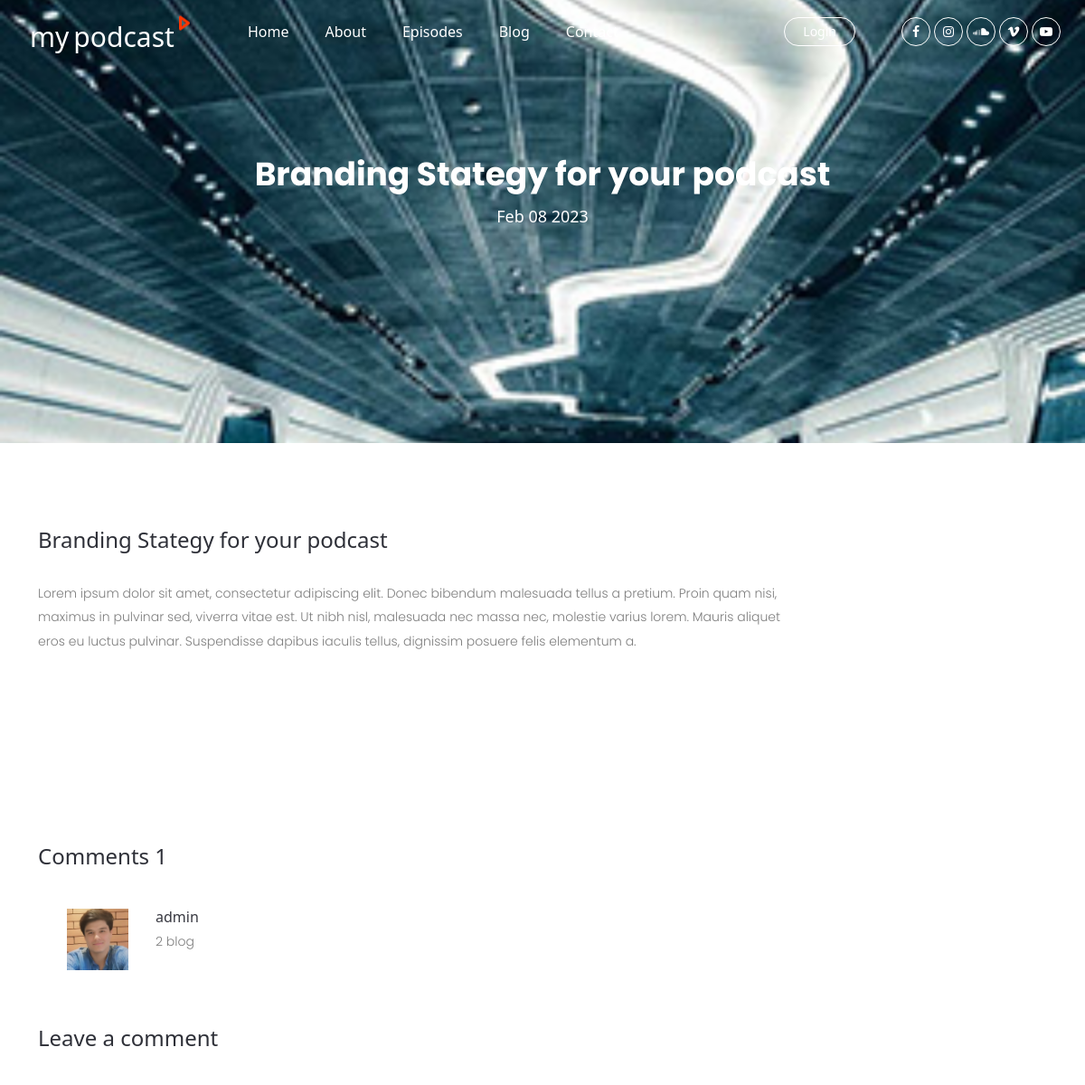
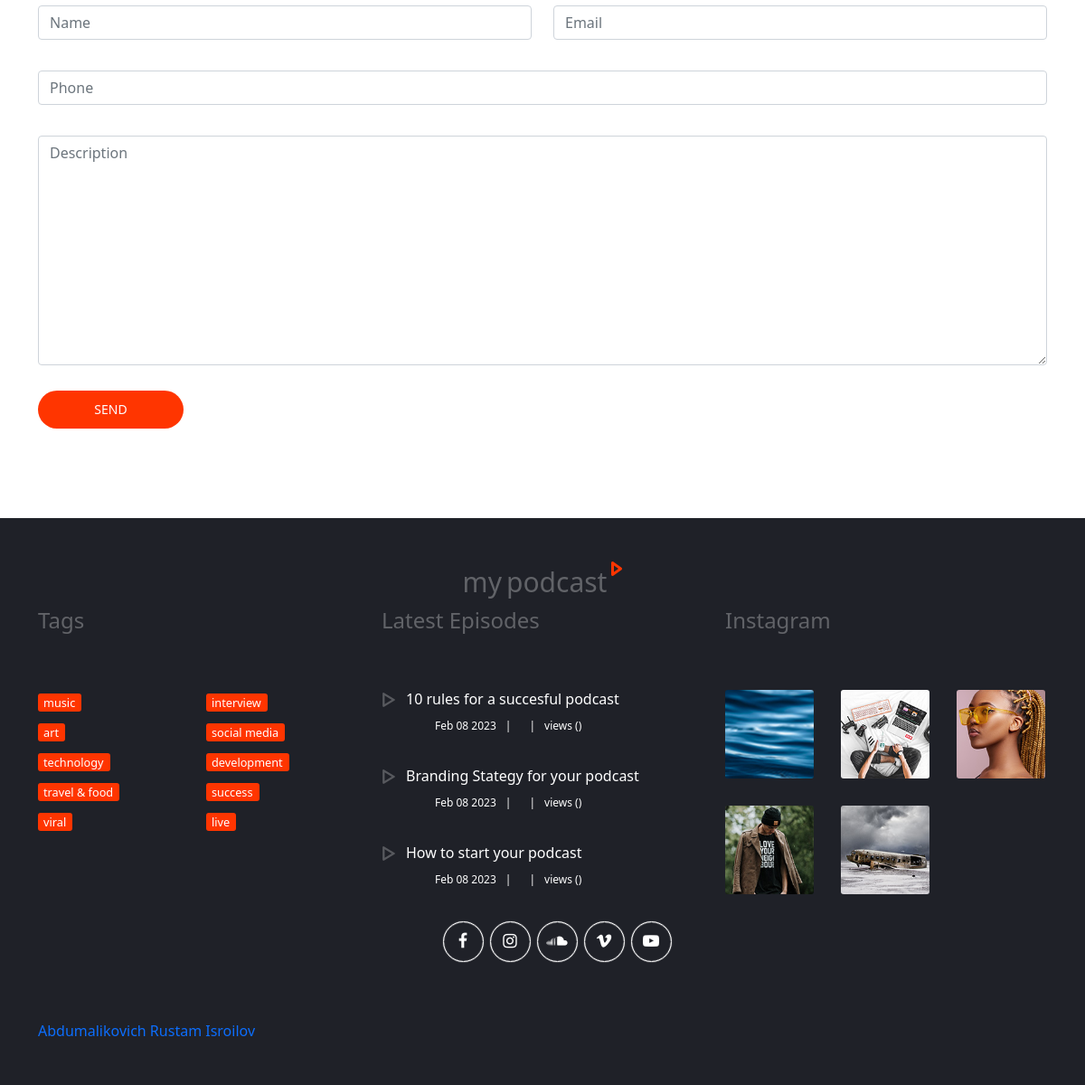
The page /blog/detail/2/ on the database its author committed (2 pictures, top to bottom).
### blog/models.py (models this page shows, shortened)
class Blog(models.Model):
    author = models.ForeignKey(Profile, on_delete=models.CASCADE)
    title = models.CharField(max_length=202)
    image = models.ImageField()
    description = models.TextField()
    created_at = models.DateTimeField(auto_now_add=True)

class CommentBlog(models.Model):
    Name = models.CharField(max_length=202, null=True, blank=True)
    Email = models.EmailField(null=True, blank=True)
    Phone = models.CharField(max_length=202, null=True, blank=True)
    author = models.ForeignKey(Profile, on_delete=models.CASCADE, null=True, blank=True)
    article = models.ForeignKey(Blog, on_delete=models.CASCADE, related_name='comments')
    Description = models.TextField(max_length=303, null=True, blank=True)
    created_at = models.DateTimeField(auto_now_add=True)

class Tag(models.Model):
    title = models.CharField(max_length=202)

### author/models.py (models this page shows)
class Profile(models.Model):
    user = models.OneToOneField(User, on_delete=models.CASCADE)
    avatar = models.ImageField(null=True, blank=True)
    bio = models.CharField(max_length=202)
    def __str__(self):
        if self.user.get_full_name():
            return self.user.get_full_name()
        return self.user.username

### blog/views.py (the view)
# urls.py: path('detail/<int:pk>/', detail_blog, name='detail_blog'),
def detail_blog(request, pk):
    obj = Blog.objects.order_by('-id')[:3]
    obj_detail = Blog.objects.get(id=pk)
    tags = Tag.objects.all()
    tag = request.GET.get('tag')
    form = CommentBlogForm(request.POST or None)
    if request.user.is_authenticated:
        if form.is_valid():
            com = form.save(commit=False)
            com.article = obj_detail
            com.author_id = request.user.profile.id
            com.save()
            return redirect('.')
    else:
        if form.is_valid():
            com = form.save(commit=False)
            com.article = obj_detail
            com.save()
            return redirect('.')
    if tag:
        obj = obj.filter(tags__title__icontains=tag)
    ctx = {
        'objs': obj,
        "details": obj_detail,
        'tags': tags,
        'form': form,
    }
    return render(request, 'mypodcast/blog-detail.html', ctx)

### blog/forms.py
class CommentBlogForm(forms.ModelForm):
    class Meta:
        model = CommentBlog
        fields = '__all__'
        exclude = ['article', 'author']
    def __init__(self, *args, **kwargs):
        super(CommentBlogForm, self).__init__(*args, **kwargs)
        for field_name, field in self.fields.items():
            field.widget.attrs['class'] = 'form-control'
            field.widget.attrs['placeholder'] = field_name

### templates/mypodcast/blog-detail.html (shortened to what this page needs)
<!DOCTYPE html>
{% load static %}
<html lang="en">
<head>
    <link rel="stylesheet" type="text/css" href="{% static 'styles/bootstrap-4.1.2/bootstrap.min.css' %}">
    <link href="{% static 'plugins/font-awesome-4.7.0/css/font-awesome.min.css' %}" rel="stylesheet" type="text/css">
    <link href="{% static 'plugins/colorbox/colorbox.css' %}" rel="stylesheet" type="text/css">
    <link rel="stylesheet" type="text/css" href="{% static 'styles/episode.css' %}">
    <link rel="stylesheet" type="text/css" href="{% static 'styles/episode_responsive.css' %}">
</head>
<body>
<div class="super_container">
    {% include 'header.html' %}
    <div class="home">
        <div class="parallax_background parallax-window" data-parallax="scroll" data-image-src="{{ details.image.url }}"
             data-speed="0.8"></div>
        <div class="home_container">
            <div class="container">
                <div class="row">
                    <div class="col">
                        <div class="home_content text-center">
                            <div class="home_title"><h1>{{ details.title }}</h1></div>
                            <div class="home_subtitle text-center">{{ details.created_at|date:'M d Y' }}</div>
                        </div>
                    </div>
                </div>
            </div>
        </div>
    </div>
</div>
<div class="episode_container">
    <div class="container">
        <div class="row">
            <div class="col-lg-9 episode_col order-lg-2 order-1">
                <div class="intro">
                    <div class="section_title">{{ details.title }}</div>
                    <div class="intro_text">
                        <p>{{ details.description }}</p>
                    </div>
                </div>
            </div>
        </div>
    </div>
</div>
<div class="episode_container">
    <div class="container">
        <div class="comments">
            <div class="section_title">Comments {{ details.comments.count }}</div>
            <div class="comments_container">
                <ul>
                    {% for comment in details.comments.all %}
                        <li class="d-flex flex-row">
                            <div>
                                {% if comment.author.avatar %}
                                    <div class="comment_image"><img src="{{ comment.author.avatar.url }}"
                                                                    alt=""></div>
                                {% else %}
                                    <div class="comment_image"><img src="{% static 'images/avatar.png' %}"
                                                                    alt=""></div>
                                {% endif %}
                            </div>
                            <div class="comment_content">
                                <div class="user_name"><a href="#">
                                    {% if comment.author %}{{ comment.author }}{% else %}
                                        {{ comment.Name }}{% endif %}</a></div>
                                <div class="comment_text">
                                    <p>{{ comment.Description }}</p>
                                </div>
                            </div>
                        </li>
                    {% endfor %}
                </ul>
            </div>
        </div>
        <div class="comment_form_container">
            <div class="section_title">Leave a comment</div>
            <form method="post" action="#" id="comment_form" class="comment_form">
                {% if request.user.is_authenticated %}
                    {{ form.Description }}
                    <button class="comment_button button_fill">send</button>
                {% else %}
                    <div class="row">
                        <div class="col-md-6">
                            {{ form.Name }}
                        </div>
                        <div class="col-md-6">
                            {{ form.Email }}
                        </div>
                    </div>
                    <div>{{ form.Phone }}</div>
                    <div>{{ form.Description }}</div>
                    <button class="comment_button button_fill">send</button>
                {% endif %}
            </form>
        </div>
    </div>
</div>
{% include 'footer.html' %}
</body>
</html>

### templates/footer.html (shortened to what this page needs)
{% load static %}
     <footer class="footer">
        <div class="container">
            <div class="row footer_logo_row">
                <div class="col d-flex flex-row align-items-center justify-content-center">
                    <div class="logo">
                        <a href="#"><span>my</span>podcast<img src="{% static 'images/play.png' %}" alt=""></a>
                    </div>
                </div>
            </div>
            <div class="row footer_content_row">
                <div class="col-lg-4">
                    <div class="footer_title">Tags</div>
                    <div class="footer_list">
                        {% for tag in tags %}
                        <div>
                            <div><a href="{% url 'episode' %}?tag={{ tag.title }}">{{ tag.title }}</a></div>
                        </div>
                        {% endfor %}
                    </div>
                </div>
                <div class="col-lg-4">
                    <div class="footer_title">Latest Episodes</div>
                    <div class="latest_container">
                        {% for obj in objs %}
                        <div class="latest">
                            <div class="latest_title_container d-flex flex-row align-items-start justify-content-start">
                                <a href="{% url 'post_views_up' obj.pk %}">
                                    <div class="d-flex flex-row align-items-start justify-content-start">
                                        <div class="latest_play">
                                        </div>
                                        <div class="latest_title_content">
                                            <div class="latest_title">{{ obj.title }}</div>
                                        </div>
                                    </div>
                                </a>
                            </div>
                            <div class="latest_episode_info">
                                <ul class="d-flex flex-row align-items-start justify-content-start">
                                    <li><a href="#">{{ obj.created_at|date:'M d Y'}}</a></li>
                                    <li><a href="#">{{ obj.category }}</a></li>
                                    <li><a href="#">views ({{ obj.views }})</a></li>
                                </ul>
                            </div>
                        </div>
                        {% endfor %}
                    </div>
                </div>
                <div class="col-lg-4">
                    <div class="footer_title">Instagram</div>
                    <div class="gallery d-flex flex-row align-items-start justify-content-start flex-wrap">
                        <div class="gallery_item">
                            <a class="colorbox" href="{% static 'images/gallery_1_large.jpg' %}"><img src="{% static 'images/gallery_1.jpg' %}"
                                                                                       alt=""></a>
                        </div>
                        <div class="gallery_item">
                            <a class="colorbox" href="{% static 'images/gallery_2_large.jpg' %}"><img src="{% static 'images/gallery_2.jpg' %}"
                                                                                       alt=""></a>
                        </div>
                        <div class="gallery_item">
                            <a class="colorbox" href="{% static 'images/gallery_3_large.jpg' %}"><img src="{% static 'images/gallery_3.jpg' %}"
                                                                                       alt=""></a>
                        </div>
                        <div class="gallery_item">
                            <a class="colorbox" href="{% static 'images/gallery_4_large.jpg' %}"><img src="{% static 'images/gallery_4.jpg' %}"
                                                                                       alt=""></a>
                        </div>
                        <div class="gallery_item">
                            <a class="colorbox" href="{% static 'images/gallery_5_large.jpg' %}"><img src="{% static 'images/gallery_5.jpg' %}"
                                                                                       alt=""></a>
                        </div>
                    </div>
                </div>
            </div>
            <div class="row footer_social_row">
                <div class="col">
                    <div class="footer_social">
                        <ul class="d-flex flex-row align-items-center justify-content-center">
                            <li><a href="#"><i class="fa fa-facebook" aria-hidden="true"></i></a></li>
                            <li><a href="#"><i class="fa fa-instagram" aria-hidden="true"></i></a></li>
                            <li><a href="#"><i class="fa fa-soundcloud" aria-hidden="true"></i></a></li>
                            <li><a href="#"><i class="fa fa-vimeo" aria-hidden="true"></i></a></li>
                            <li><a href="#"><i class="fa fa-youtube-play" aria-hidden="true"></i></a></li>
                        </ul>
                    </div>
                </div>
            </div>
            <a href="https://abdumalikovich.uz/cgi-sys/suspendedpage.cgi">Abdumalikovich Rustam Isroilov</a>
        </div>
    </footer>

### rows shown on the page
Blog: title "Branding Stategy for your podcast", created_at "Feb 08 2023", description "Lorem ipsum dolor sit amet, consectetur adipiscing elit. Donec bibendum malesuada tellus a pretium. Proin quam nisi, maximus in pulvinar sed, viverra vitae est. Ut nibh nisl, malesuada nec massa nec, molestie varius lorem. Mauris aliquet eros eu luctus pulvinar. Suspendisse dapibus iaculis tellus, dignissim posuere felis elementum a.", comments.count "1"
CommentBlog: author.avatar (picture), author "admin", Description "2 blog"
Tag: title "music"
Tag: title "art"
Tag: title "technology"
Tag: title "travel & food"
Tag: title "viral"
Tag: title "interview"
Tag: title "social media"
Tag: title "development"
Tag: title "success"
Tag: title "live"
Blog: title "10 rules for a succesful podcast", created_at "Feb 08 2023"
Blog: title "How to start your podcast", created_at "Feb 08 2023"
